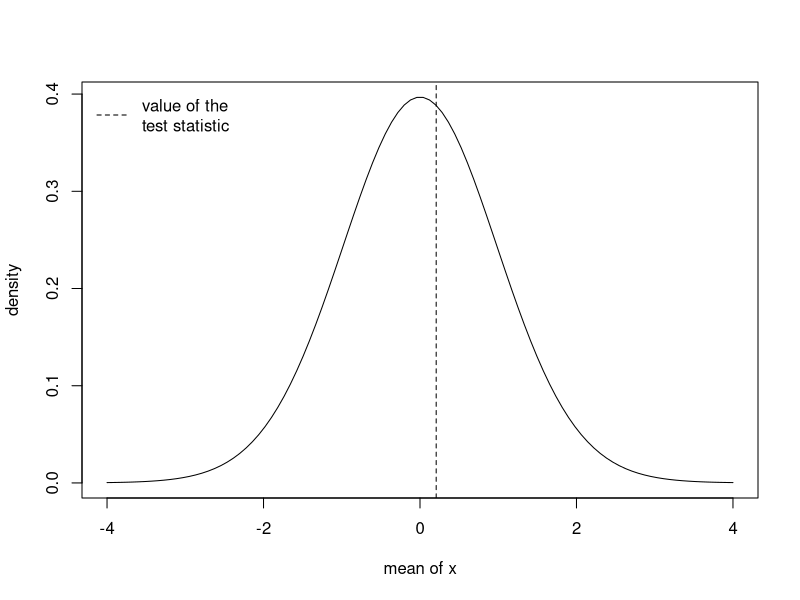

Write the R code that produced this figure.
#' ---
#' title: "Demo: Functions"
#' subtitle: "NIHES BST02"
#' author: "Nicole Erler, Department of Biostatistics, Erasmus Medical Center"
#' date: "`r Sys.setenv(LANG = 'en_US.UTF-8'); format(Sys.Date(), '%d %B %Y')`"
#' output: html_document
#' ---
#' 

hello <- function(name) {
  paste0("Hello ", name, ", how are you?")
}

hello('Nicole')




#' Re-inventing the wheel
mymean1 <- function(x) {
  mean(x)
}

mymean2 <- function(x) {
  sum(x)/length(x)
}

# simulate a vector of random numbers:
x <- rnorm(50)

mean(x)
mymean1(x)
mymean2(x)

# t-test
my_t_test <- function(x) {
  # calculate the standard error
  se <- sd(x)/sqrt(length(x))
  
  # calculate the test statistic
  stat <- mean(x)/se
  
  # obtain the probability under the null-hypthesis (t-distribution)
  pt(stat, df = length(x) - 1) * 2
}

t.test(x)
my_t_test(x)


my_t_test2 <- function(x) {
  # calculate the standard error
  se <- sd(x)/sqrt(length(x))
  
  # calculate the test statistic
  stat <- mean(x)/se
  
  # obtain the probability under the null-hypthesis (t-distribution)
  pval <- pt(stat, df = length(x) - 1) * 2
  
  return(list(mean = mean(x), std.err = se, stat = stat, "p-value" = pval))
}

my_t_test2(x)

visualise_t_test <- function(x) {
  res <- my_t_test2(x)
  
  x0 <- seq(from = -4, to = 4, length = 100)
  plot(x0, dt(x0, df = length(x)-1), type = 'l', xlab = "mean of x", ylab = "density")
  abline(v = res$stat, lty = 2)
  legend(x = 'topleft', legend = 'value of the\ntest statistic', lty = 2, col = 1, bty = 'n')
}

visualise_t_test(x)


visualise_t_test2 <- function(x, emp = TRUE) {
  res <- my_t_test2(x)
  
  x0 <- seq(from = -4, to = 4, length = 100)
  plot(x0, dt(x0, df = length(x)-1), type = 'l', xlab = "mean of x", ylab = "density")
  abline(v = res$stat, lty = 2)
  legend(x = 'topleft', legend = 'value of the\ntest statistic', lty = 2, col = 1, bty = 'n')
  
  if (emp == TRUE)
    lines(density(x), col = 2)
}
